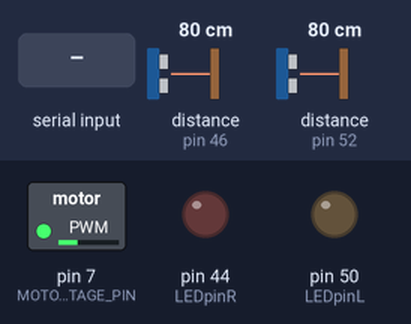
Bench run of a sketch on a simulated Arduino Mega 2560, built with avr-gcc and run on an emulated ATmega2560. Shown: switched loads named in the sketch (green lamp = pin HIGH), output pins drawn as LEDs (lit = HIGH). Wiring (inferred from the names in the program): 2 × ultrasonic range finder: trigger pin 47, echo pin 46 / trigger pin 53, echo pin 52. The inputs (shaded band) are chosen by the test bench; at power-on: distance to the obstacle (sensors on pin 46, pin 52) 80 cm. The echo pulse lasts 58.3 µs per cm; the ROS host is connected and sends only what is stated; pins used as bus, display or sensor lines are not drawn.

Above: at 1.3 s.
1.4 s: distance to the obstacle (sensor on pin 46) set to 18 cm
2.9 s: distance to the obstacle (sensor on pin 46) set to 13 cm
At 3.7 s:
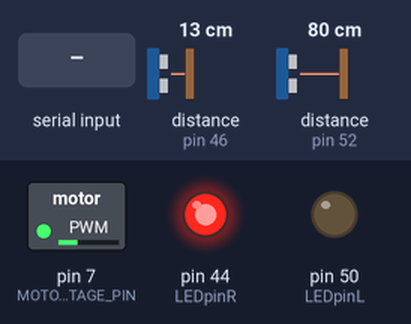
4.4 s: distance to the obstacle (sensor on pin 52) set to 17 cm
5.9 s: distance to the obstacle (sensor on pin 52) set to 13 cm
At 7.2 s:
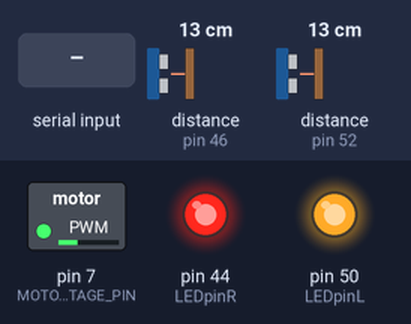
7.5 s: "a" received over the second serial link
At 8.2 s:
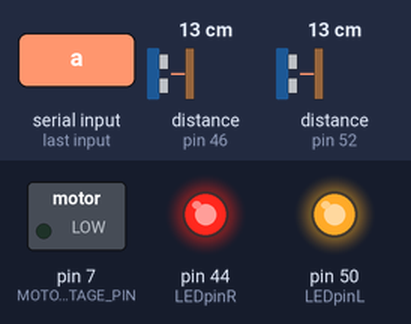
9.1 s: "u" received over the second serial link
At 10.2 s:
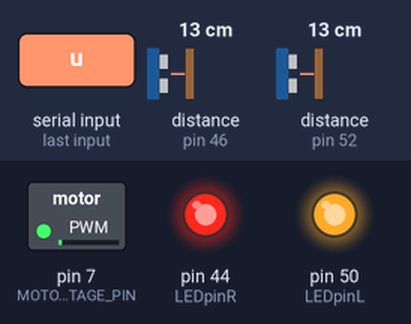
Timing chart, 0 to 11.6 s (numbered marks = the images above; inputs shaded):
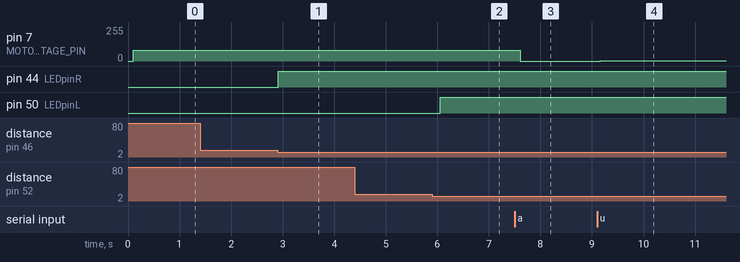

Measured:
- the behaviour switches between 16 and 15 cm on distance to the obstacle (sensor on pin 46) (found by bisection; images 0 and 1)
- the behaviour switches between 16 and 15 cm on distance to the obstacle (sensor on pin 52) (found by bisection; images 1 and 2)
- after the input at 1.4 s, every drawn part: stays the same
- after the input at 2.9 s, pin 44 (LEDpinR): LOW → HIGH at once
- after the input at 4.4 s, every drawn part: stays the same
- after the input at 5.9 s, pin 50 (LEDpinL): LOW → HIGH after 0.15 s
- after the input at 7.5 s, pin 7 (MOTOR_VOLTAGE_PIN): 79/255 → 0/255 after 0.11 s
- after the input at 9.1 s, pin 7 (MOTOR_VOLTAGE_PIN): 0/255 → 2/255 after 0.06 s

The sketch:

ArduinoMaster.ino
```cpp
#include <ros.h>                        //ROS library
#include <std_msgs/Int32.h> //Documentation on http://wiki.ros.org/std_msgs
#include <std_msgs/Float32.h>
#include <math.h>
#include <SoftwareSerial.h>
//#include <TimerThree.h>     //Custom library pulled from arduino playground website (for interrupts)

ros::NodeHandle nh;             //Initialize ROS node handler
std_msgs::Int32 Distance;       //ROS requires its own data type(s)
ros::Publisher chatter("chatter",&Distance);  //You need this to publish to ROS

#define ADC_REF 3.3             //Maximum voltage on potentiometer
#define FULL_ANGLE 60.0         //Total amount of angles
#define MOTOR_VOLTAGE_PIN 7     //PWM output pin (analog out) for motor control

const byte pingPinL = 53; // Trigger Pin of Ultrasonic Sensor Left
const byte echoPinL = 52; // Echo Pin of Ultrasonic Sensor Left
const byte pingPinR = 47; // Trigger Pin of Ultrasonic Sensor Right //51
const byte echoPinR = 46; // Echo Pin of Ultrasonic Sensor Right    //50

const byte LEDpinR = 44;  //Debug LEDS for sensors (not required for code to operate)
const byte LEDpinL = 50;

const byte bluetoothTx = 10;
const byte bluetoothRx = 11;

bool noGap = false;

SoftwareSerial bluetooth(bluetoothTx, bluetoothRx);

void rosCallback(const std_msgs::Float32& optimalAngle) {
   if(optimalAngle.data == -500) {
    noGap = true;
   }
}

ros::Subscriber<std_msgs::Float32> sub("master_output", &rosCallback); //You need this to subscribe to ROS


void setup() {

   nh.initNode();       //Intitialize ROS node
   nh.advertise(chatter); //Tell the ROS node to get ready for publishing
   nh.subscribe(sub);     //Tell the ROS node to get ready to subscribe and listen
   Serial.begin(57600); // Starting Serial Terminal, ROS uses 57600 baud
   bluetooth.begin(115200); //bluetooth baud rate
   bluetooth.print("$");    //module setup sequence
   bluetooth.print("$");
   bluetooth.print("$");
   delay(100);

   bluetooth.println("U,9600,N");
   bluetooth.begin(9600);


   pinMode(pingPinL, OUTPUT);
   pinMode(echoPinL, INPUT);
   pinMode(pingPinR, OUTPUT);
   pinMode(echoPinR, INPUT);

   pinMode(LEDpinL, OUTPUT);
   pinMode(LEDpinR, OUTPUT);
   digitalWrite(LEDpinL, LOW);
   digitalWrite(LEDpinR, LOW);

   analogWrite(MOTOR_VOLTAGE_PIN, 79);   //controls motor voltage via PWM pin and RC circuit
   //Voltage is determined by second argument of function; the maximum voltage is 5V
   //The second argument ranges from 0 to 255 and is directly proportional to 0-5V

}

void loop() {
  ultrasonicPulse();
  delay(190);
  static int voltage = 79; //Ratio from 0 to 255

  if(bluetooth.available()) {
    char symbol = (char)bluetooth.read();
    if(symbol=='a'){
      nh.loginfo("killswitch"); //kill
      voltage = 0;
    } else if(symbol=='b') {    //resume
      voltage = 79;
      noGap = false;
    } else if(symbol=='u' && voltage < 96) {    //increment motor power
      voltage += 2;
      noGap = false;
    } else if(symbol=='d') {    //decrement motor power
      voltage -= 2;
    }
    analogWrite(MOTOR_VOLTAGE_PIN, voltage);
  }

  if(noGap) {
    analogWrite(MOTOR_VOLTAGE_PIN, 0);
  }

  nh.spinOnce();
}

void ultrasonicPulse() {
   long duration, inches, cm;

   //Retrieve Data from Left Sensor
   triggerPin(pingPinL);      //Send a trigger to tell left sensor to take a measurement

   duration = pulseIn(echoPinL, HIGH);  //Measures how long the ultrasonic pulse is traveling

   inches = microsecondsToInches(duration);   //Unit conversions
   cm = microsecondsToCentimeters(duration);

   if(cm>400) {
    inches = -1;
    cm = -1;
   }

   if(inches<6 && inches>0) {
    digitalWrite(LEDpinL, HIGH);
   } else {
    digitalWrite(LEDpinL, LOW);
   }

   /*Serial.print("Left: ");    //uncomment to send info directly to USB port
   Serial.print(inches);
   Serial.print("in, ");
   Serial.print(cm);
   Serial.print("cm");
   Serial.println();*/

   Distance.data=cm;            //Sets the special ROS datatype to equal our cm measurement
   chatter.publish(&Distance);  //Publisher sends the data over USB to ROS node
   nh.spinOnce();               //This line is recommended after you've published information to a ROS node


   //Retrieve Data from Right Sensor
   triggerPin(pingPinR);     //Repeat same process as above for right sensor

   duration = pulseIn(echoPinR, HIGH);

   inches = microsecondsToInches(duration) + 400; //Encode with 400 so master can distinguish between sensors
   cm = microsecondsToCentimeters(duration) + 400;

   if(cm>800) {
    inches = -2;
    cm = -2;
   }

   if(inches<406 && inches>400) {
    digitalWrite(LEDpinR, HIGH);
   } else {
    digitalWrite(LEDpinR, LOW);
   }

   Distance.data=cm;
   chatter.publish(&Distance);
   nh.spinOnce();

}

void triggerPin(int pin){ //Sends a 10us pulse to the trigger pin of HC-SR04 ultrasonic sensor
   digitalWrite(pin, LOW);
   delayMicroseconds(2);
   digitalWrite(pin, HIGH);
   delayMicroseconds(10);
   digitalWrite(pin, LOW);
}

long microsecondsToInches(long microseconds) {
   return microseconds / 74 / 2;
}

long microsecondsToCentimeters(long microseconds) {
   return microseconds / 29 / 2;
}

/*void testing() {
  static bool state = false;
  state = !state;
  if(state) {
    digitalWrite(LEDpinL, HIGH);
  } else {
    digitalWrite(LEDpinL, LOW);
  }
}*/
```
